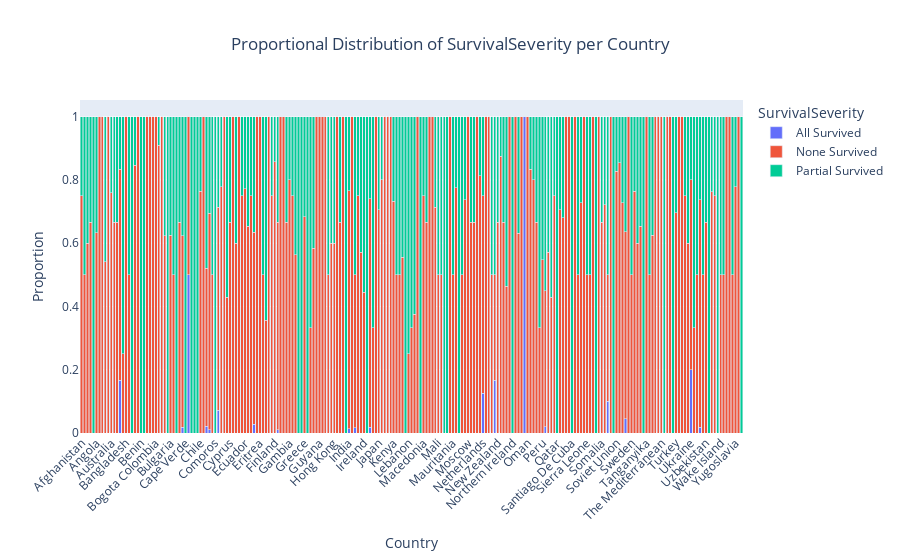

Notebook source saved alongside this figure:
### Markdown cell above
**Proportion Stacked Bar Chart**: Proportional Distribution of SurvivalSeverity per Country

### Code cell
#Normalize each row to get proportions (otw big counties with many crashes may dominate every chart)
SeverityProportions = SeverityTable.div(SeverityTable.sum(axis=1), axis=0)

#Reset index and melt for plotting
SeverityProportions = SeverityProportions.reset_index().melt(id_vars='Country', var_name='SurvivalSeverity', value_name='Proportion')

#Plot
fig3 = px.bar(
    SeverityProportions,
    x='Country',
    y='Proportion',
    color='SurvivalSeverity',
    title='Proportional Distribution of SurvivalSeverity per Country',
    labels={'Proportion': 'Proportion', 'Country': 'Country', 'SurvivalSeverity': 'SurvivalSeverity'},
    hover_data={'Proportion': ':.2f'} #Show proportion as 2 decimal places
)

fig3.update_layout(
    barmode='stack',
    xaxis_tickangle=-45,
    title_x=0.5
)

fig3.show()

### Figure 1 — Plotly figure (JSON) as saved in the notebook; plotly's stock layout.template omitted (floating-point values rounded to 4 significant figures; data arrays with more than 128 entries replaced by an {"elided": "..."} marker saying what was removed)
{"data": [{"hovertemplate": "SurvivalSeverity=All Survived<br>Country=%{x}<br>Proportion=%{y:.2f}<extra></extra>", "legendgroup": "All Survived", "marker": {"color": "#636efa", "pattern": {"shape": ""}}, "name": "All Survived", "orientation": "v", "showlegend": true, "textposition": "auto", "type": "bar", "x": {"elided": "223 str values"}, "xaxis": "x", "y": {"elided": "223 float values"}, "yaxis": "y"}, {"hovertemplate": "SurvivalSeverity=None Survived<br>Country=%{x}<br>Proportion=%{y:.2f}<extra></extra>", "legendgroup": "None Survived", "marker": {"color": "#EF553B", "pattern": {"shape": ""}}, "name": "None Survived", "orientation": "v", "showlegend": true, "textposition": "auto", "type": "bar", "x": {"elided": "223 str values"}, "xaxis": "x", "y": {"elided": "223 float values"}, "yaxis": "y"}, {"hovertemplate": "SurvivalSeverity=Partial Survived<br>Country=%{x}<br>Proportion=%{y:.2f}<extra></extra>", "legendgroup": "Partial Survived", "marker": {"color": "#00cc96", "pattern": {"shape": ""}}, "name": "Partial Survived", "orientation": "v", "showlegend": true, "textposition": "auto", "type": "bar", "x": {"elided": "223 str values"}, "xaxis": "x", "y": {"elided": "223 float values"}, "yaxis": "y"}], "layout": {"barmode": "stack", "legend": {"title": {"text": "SurvivalSeverity"}, "tracegroupgap": 0}, "title": {"text": "Proportional Distribution of SurvivalSeverity per Country", "x": 0.5}, "xaxis": {"anchor": "y", "domain": [0, 1], "tickangle": -45, "title": {"text": "Country"}}, "yaxis": {"anchor": "x", "domain": [0, 1], "title": {"text": "Proportion"}}}}
